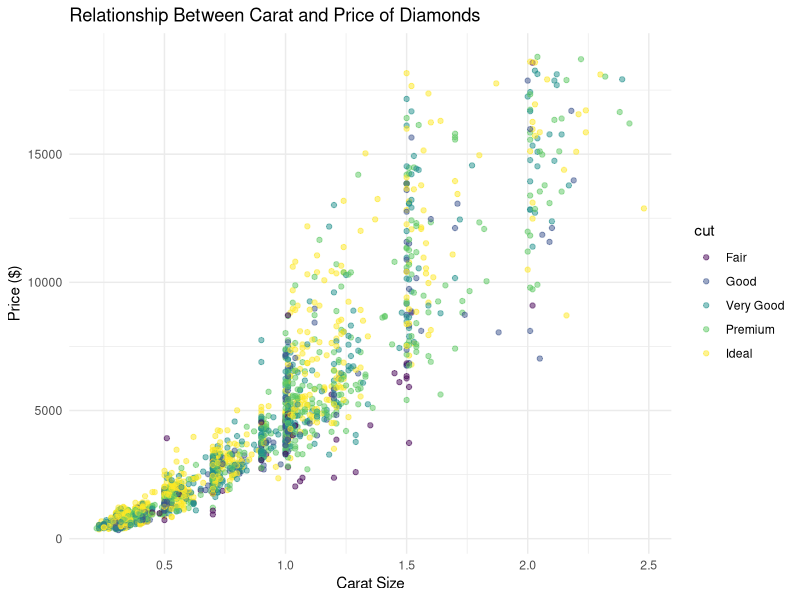
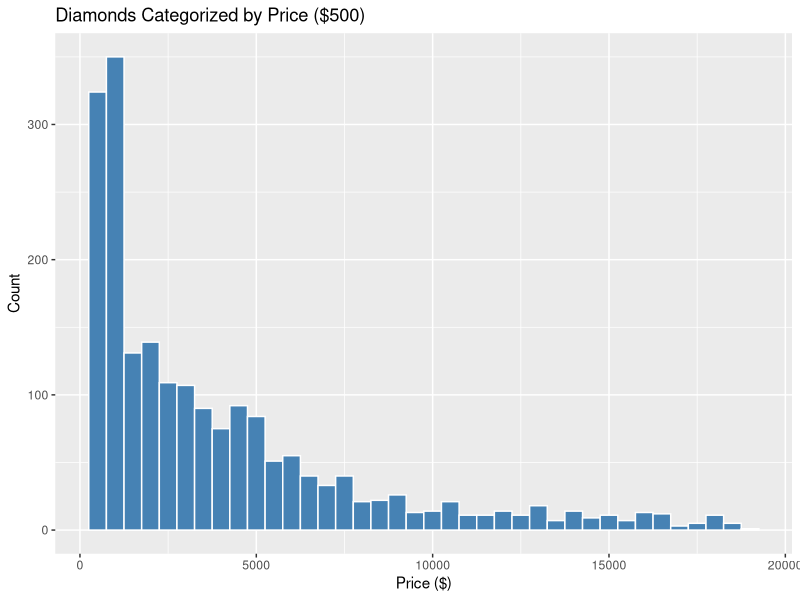
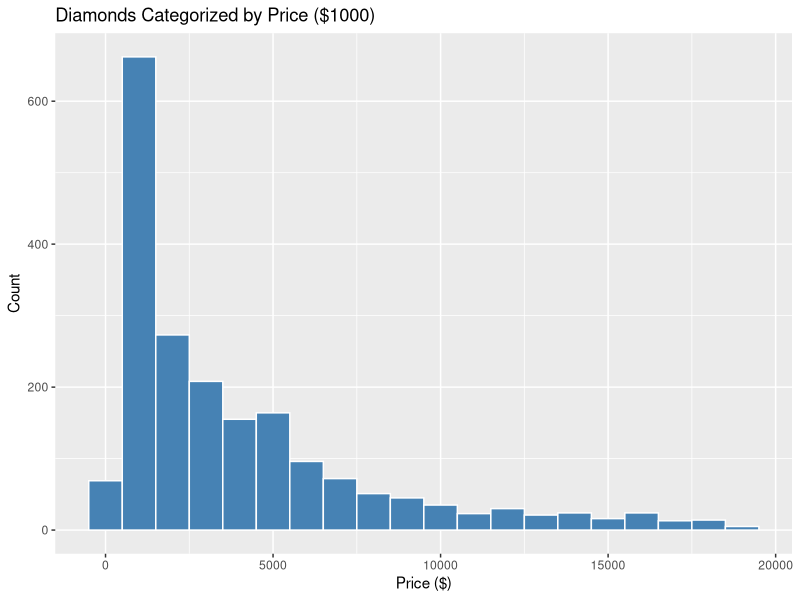
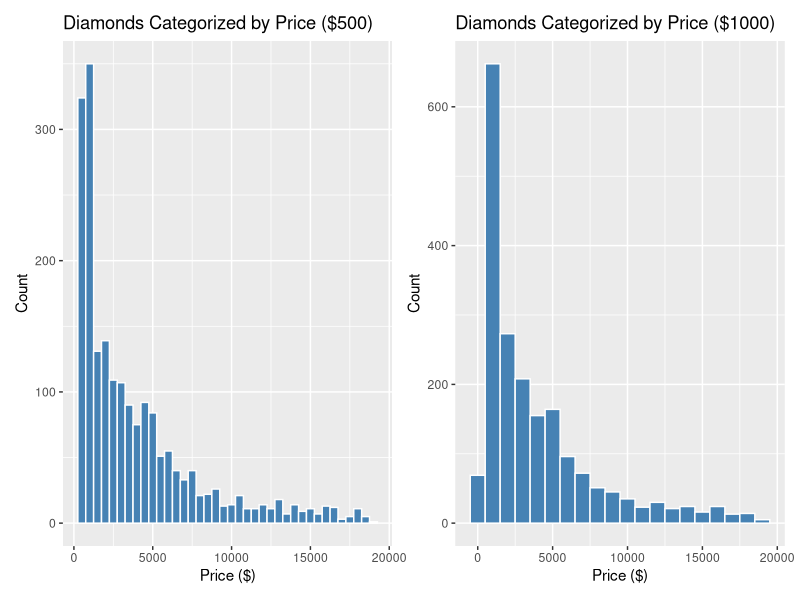
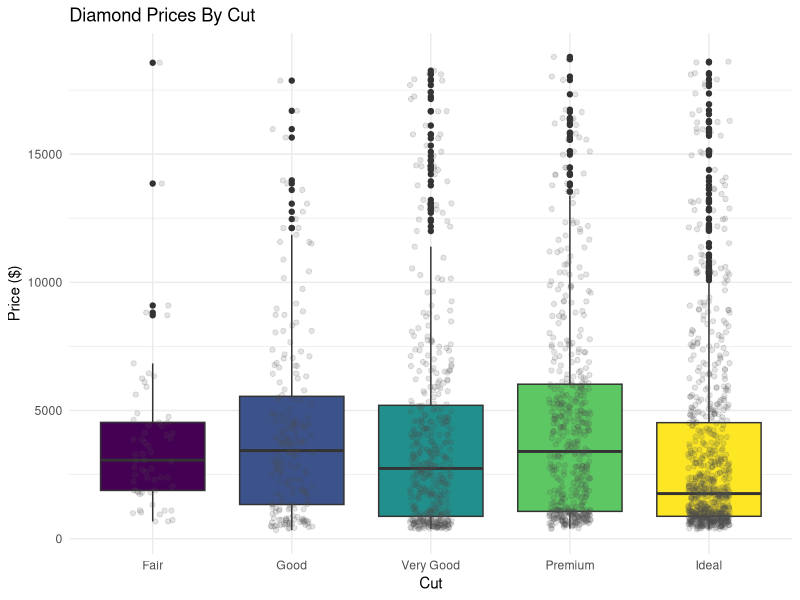
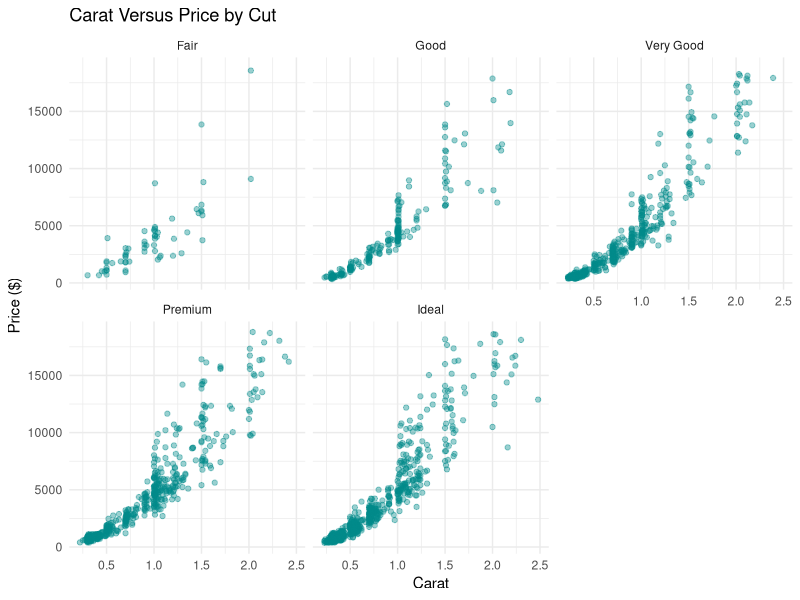
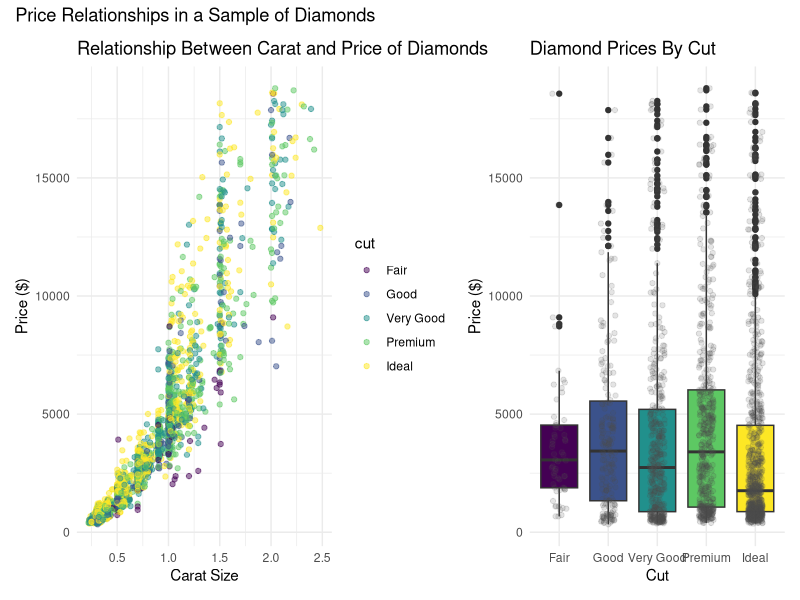
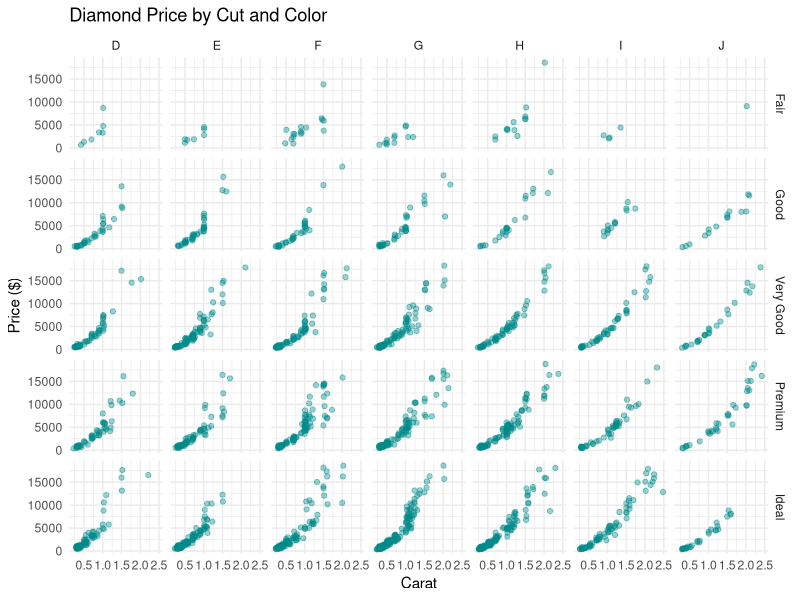

These figures' R source, in order:
# One possible solution is shown for each exercise. 
# Other plots meeting the instructions are valid. 

# These exercises use `ggplot2::diamonds`, which comes with {ggplot2}. 
# Each row represents one diamond. 
# We will use a fixed sample of 2,000 diamonds to keep the scatterplots readable.

# Variables used here:
# - `carat`: diamond weight in carats.
# - `price`: price in US dollars.
# - `cut`: cut quality, with categories Fair, Good, Very Good, Premium, and Ideal.
# - `color`: diamond color grade, from D (best) to J (worst).


# I suggest you use `data =` and `mapping =` in your `ggplot()` calls as you learn. 
# Answer interpretation questions in one sentence beneath your code.

	# Setup 
	library(tidyverse)
	library(patchwork)

	# Since the next line of code takes a random sample of rows from the data set,
	# let's set the seed so it will use the same sample each time.
	# set.seed() is a random number generator; run ? set.seed() for more information
	
	set.seed(123)

	diamonds_plot <- ggplot2::diamonds |>
	  slice_sample(n = 2000)
	
	glimpse(diamonds_plot)

	# 1. Build and customize a scatterplot:
		
	# Create a scatterplot with:
	# - `carat` on the x-axis and `price` on the y-axis;
	# - point color mapped to `cut`;
	# - all points set to `alpha = 0.5` and `size = 1.5`.
	
	# Add informative axis labels and a title. 
	# Use a built-in theme of your choice. 
	# Save the plot as `p_scatter`, then display it.
	
	# Write one sentence describing the relationship you see between carat and price. 
	# Identify one aesthetic you mapped and one aesthetic you set.
	
	# Write your code here:
	
	p_scatter <- ggplot(
	  data = diamonds_plot,
	  mapping = aes(x = carat, y = price, color = cut)) + 
	  geom_point(alpha = 0.5, size = 1.5) +
	  labs(
	    x = "Carat Size",
	    y = "Price ($)",
	    title = "Relationship Between Carat and Price of Diamonds",
	    color = "cut"
	  ) +
	  theme_minimal()
	
	p_scatter


	# Your response to the questions here:
	# Price generally increases with carat, although prices vary among diamonds 
	# of similar carat. 
	
	# Many acceptable answers, e.g., color is mapped to cut; 
	# alpha and size are set to fixed values. 

	
	# 2. Explore a distribution 

	# Create a histogram of `price` using `binwidth = 500`. 
	# Set the bar fill to `"steelblue"` and the outline color to `"white"`. 
	# Add informative labels.
	# Then make a second version using `binwidth = 1000`.
	
	# Write one sentence explaining how changing the bin width affects the 
	# appearance of the histogram. 
	# Which version helps you see the distribution more clearly? 

	# Write your code here:
	
p_histo_one <- ggplot(
  data = diamonds_plot,
  mapping = aes(x = price)) +
  geom_histogram(binwidth = 500, fill = "steelblue", color = "white") +
  labs(
    title = "Diamonds Categorized by Price ($500)",
    x = "Price ($)",
    y = "Count"
  )

p_histo_one

p_histo_two <- ggplot(
  data = diamonds_plot,
  mapping = aes(x = price)) +
  geom_histogram(binwidth = 1000, fill = "steelblue", color = "white") +
  labs(
    title = "Diamonds Categorized by Price ($1000)",
    x = "Price ($)",
    y = "Count"
  )

p_histo_two

p_histo_one + p_histo_two

	# Your response:
	# Wider bins produce fewer, broader bars and show less detail. 

	# 3. Compare groups with two layers 
	
	# Create a boxplot with `cut` on the x-axis and `price` on the y-axis.
	# Map the box fill to `cut`.
	# Add individual observations using `geom_jitter(width = 0.15, height = 0, alpha = 0.15)`.
	# Give all jittered points the fixed color `"grey30"`.
	# Remove the fill legend because the cut categories already appear on the x-axis.
	# Add informative labels and a built-in theme.
	# Save this plot as `p_box`, then display it.
	
	# Hint: put `fill = cut` inside `aes()` in `geom_boxplot()` so it applies 
	# only to the boxplot layer.

	# Write one sentence explaining what the jittered points add to the boxplot.

	# Write your code here:
	
p_box <- ggplot(
  data = diamonds_plot,
  mapping = aes(x = cut, y = price)) + 
  geom_boxplot(mapping = aes(fill = cut))+
  geom_jitter(
    width = 0.15,
    height = 0,
    alpha = 0.15,
    color = "grey30") +
  guides(fill = "none") +
  labs(
    x = "Cut",
    y = "Price ($)",
    title = "Diamond Prices By Cut") +
  theme_minimal()

p_box



	# Your response:
	# The points show individual prices and where observations are concentrated, 
	# alongside the boxplot summary. 
	# Height = 0 keeps the plotted prices unchanged vertically. 
	# The default boxplot also draws outliers, so some observations appear in both layers; 
	# suppressing outliers is not required for this exercise.

	
# 4. Compare color and facets 

	# Create a new scatterplot with `carat` on the x-axis and `price` on the y-axis. 
	# Set all points to `alpha = 0.4`.
	# Use `facet_wrap()` to create one panel for each `cut` category. 
	# Keep all points the same color. 
	# Add informative labels and a built-in theme.
	# Write one sentence comparing this plot with `p_scatter`. 
	# What is easier to see when cut categories have their own panels?

	# Write your code here:

	p_scat <- ggplot(
	  data = diamonds_plot,
	  mapping = aes(x = carat, y = price)) + 
	  geom_point(alpha = 0.4, color = "darkcyan") +
	  facet_wrap(~ cut) +
	  labs(
	    title = "Carat Versus Price by Cut",
	    x = "Carat",
	    y = "Price ($)") +
	  theme_minimal()
	  
p_scat
	
	# Your response:
	# Facets reduce overlap among cut categories and make within-category 
	# patterns easier to inspect. 
	# The original color plot allows direct comparison of categories in the same panel.
	# Accept other accurate comparisons.

	# 5. Assemble and save a figure 
	
	# Use `patchwork` to place `p_scatter` and `p_box` side by side.
	# Add an overall title using `plot_annotation()`.
	# Save the combined figure as an object named `diamond_figure`.
	# Write the object out to display it.
	# Use `ggsave()` to save it as `diamond_figure.png`, with width 10 inches, 
		# height 5 inches, and resolution 300 dpi.
	# Use the `plot =` argument to specify the object to save in ggsave().
	# Find the saved image in your project folder and open it. 
	# Check that the labels and legends are readable.
	# If they are not, play around with the height and width or the font size in theme().
	# Hint: use `p_scatter | p_box` for the side-by-side layout.
	
	# Write your code here
	
diamond_figure <- (p_scatter | p_box) +
  plot_annotation(title = "Price Relationships in a Sample of Diamonds")

diamond_figure

ggsave(
  filename = "diamond_figure.png",
  plot = diamond_figure,
  width = 10,
  height = 5,
  units = "in",
  dpi = 300
)


	# 6. Practice `facet_grid()` with two grouping variables.
	
	# Create a scatterplot of price (y) against carat (x) with:
	# - rows defined by `cut` and columns defined by the diamond `color` grade, 
	# using `facet_grid()`
	# - all points partly transparent
	# - informative labels and a built-in theme.
	
	# Keep all points the same fixed color. 
	# Note that `color` is a column in this dataset: using it in a facet formula 
	# splits the data by diamond color grade.
	
	# Which layout is easier to read: the five panels from Exercise 4 or this larger grid?
	# Explain your choice in one sentence.
	
	# Write your code here:
	
facet_prices <- ggplot(
  data = diamonds_plot,
  mapping = aes(x = carat, y = price)) +
  geom_point(alpha = 0.4, color = "darkcyan") + 
  facet_grid(cut ~ color) +
  labs(
    title = "Diamond Price by Cut and Color",
    x = "Carat",
    y = "Price ($)") +
  theme_minimal()
  
facet_prices



	# Write your answer here:
	# The larger grid contains 35 panels and can be crowded on a small screen. 
	# Either preference is acceptable with an explanation.
	
